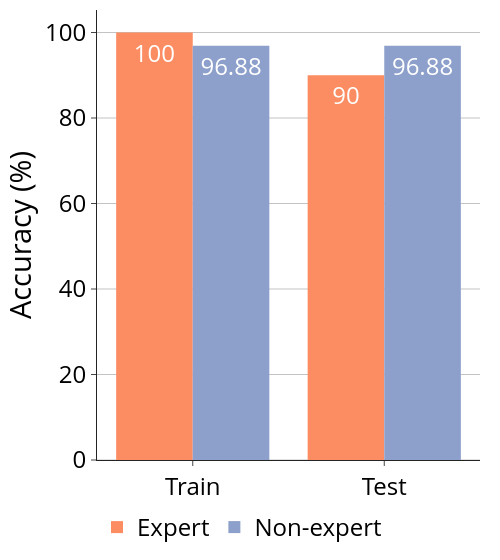

Notebook code for this chart:
### Markdown cell above
### Results

### Code cell
width = 500
animals=['Train', 'Test']
y_expert = [100, 90]
y_nonexpert = [96.88, 96.88]

fig = go.Figure(data=[
    go.Bar(name='Expert', x=animals, y=y_expert, text=y_expert,
           marker_color='#FC8D62'),
    go.Bar(name='Non-expert', x=animals, y=y_nonexpert, text=y_nonexpert,
           marker_color='#8DA0CB')
])
fig.update_traces(textposition='inside',
                #   texttemplate='%{text:.2s}',
                  textfont_size=24,
                  textangle=0,
                  marker_line_width = 0,
                  textfont_color='white',
                  )
fig.update_xaxes(showgrid=False)
fig.update_yaxes(zeroline=True, zerolinewidth=1, zerolinecolor='#C3C3C3',
                 showgrid=True, gridcolor='#C3C3C3')

fig.update_layout(yaxis_title="Accuracy (%)",
                #   xaxis_title="Y Axis Title",
                  barmode='group',
                  template='simple_white',
                  #plot_bgcolor='rgba(0, 0, 0, 0)',
                  #paper_bgcolor='rgba(0, 0, 0, 0)',
                  width=int(width),
                  # yaxis_tickformat = '%',
                  font=dict(
                    # family="Courier New, monospace",
                    size=24,
                    color="black"
                    ),
                  legend=dict(
                      orientation="h",
                      yanchor="bottom",
                      y=-0.2,
                      xanchor="left",
                      #x=1
                  ),
                  margin=dict(l=20, r=20, t=10, b=10)
                 )


fig.write_image(os.path.join(path_study_data_results,
                             'accuracy.pdf'))
fig.show(config= {'displaylogo': False})

### Figure 1 — Plotly figure (JSON) as saved in the notebook; plotly's stock layout.template omitted (floating-point values rounded to 4 significant figures)
{"data": [{"marker": {"color": "#FC8D62", "line": {"width": 0}}, "name": "Expert", "text": ["100", "90"], "textangle": 0, "textfont": {"color": "white", "size": 24}, "textposition": "inside", "type": "bar", "x": ["Train", "Test"], "y": [100, 90]}, {"marker": {"color": "#8DA0CB", "line": {"width": 0}}, "name": "Non-expert", "text": ["96.88", "96.88"], "textangle": 0, "textfont": {"color": "white", "size": 24}, "textposition": "inside", "type": "bar", "x": ["Train", "Test"], "y": [96.88, 96.88]}], "layout": {"barmode": "group", "font": {"color": "black", "size": 24}, "legend": {"orientation": "h", "xanchor": "left", "y": -0.2, "yanchor": "bottom"}, "margin": {"b": 10, "l": 20, "r": 20, "t": 10}, "width": 500, "xaxis": {"showgrid": false}, "yaxis": {"gridcolor": "#C3C3C3", "showgrid": true, "title": {"text": "Accuracy (%)"}, "zeroline": true, "zerolinecolor": "#C3C3C3", "zerolinewidth": 1}}}
